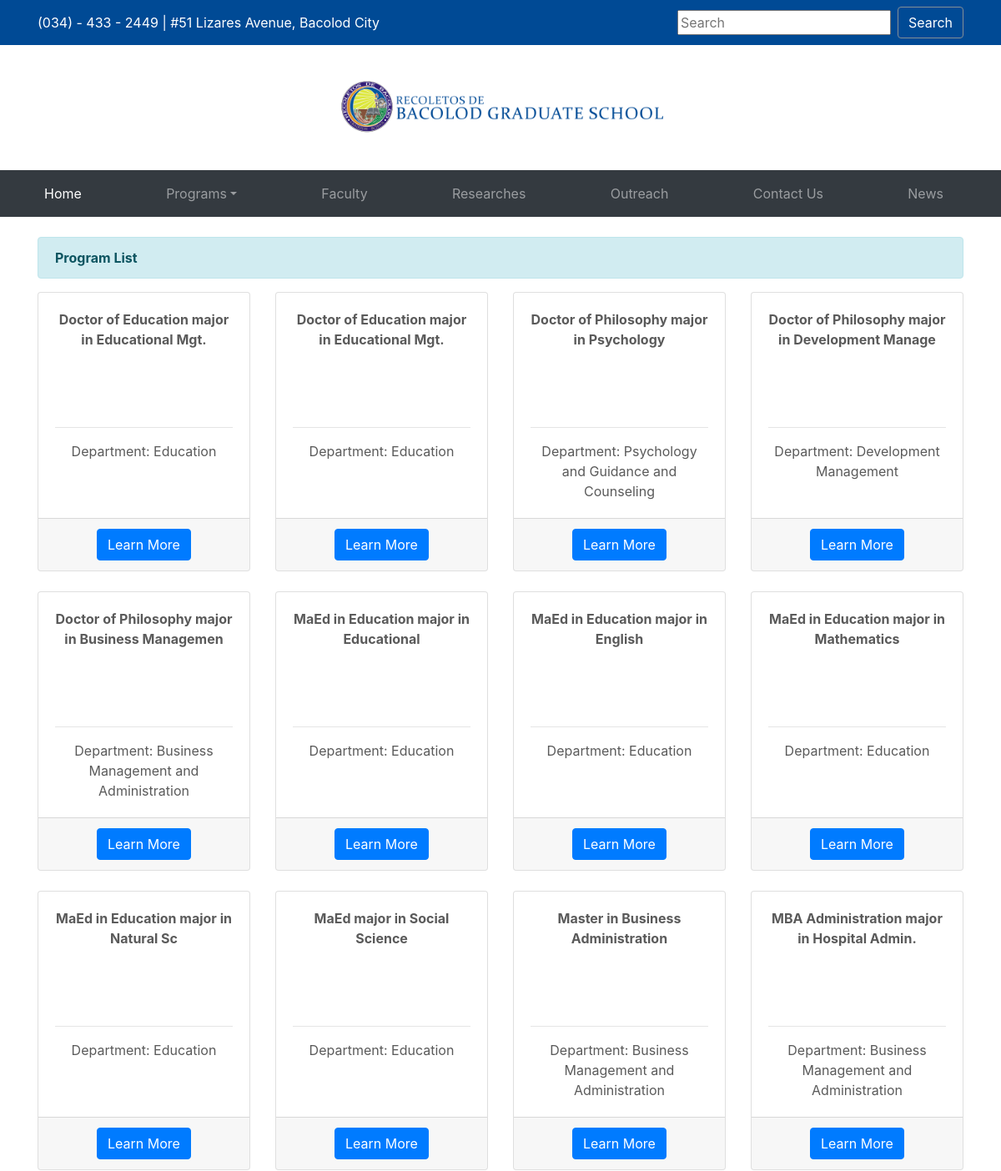
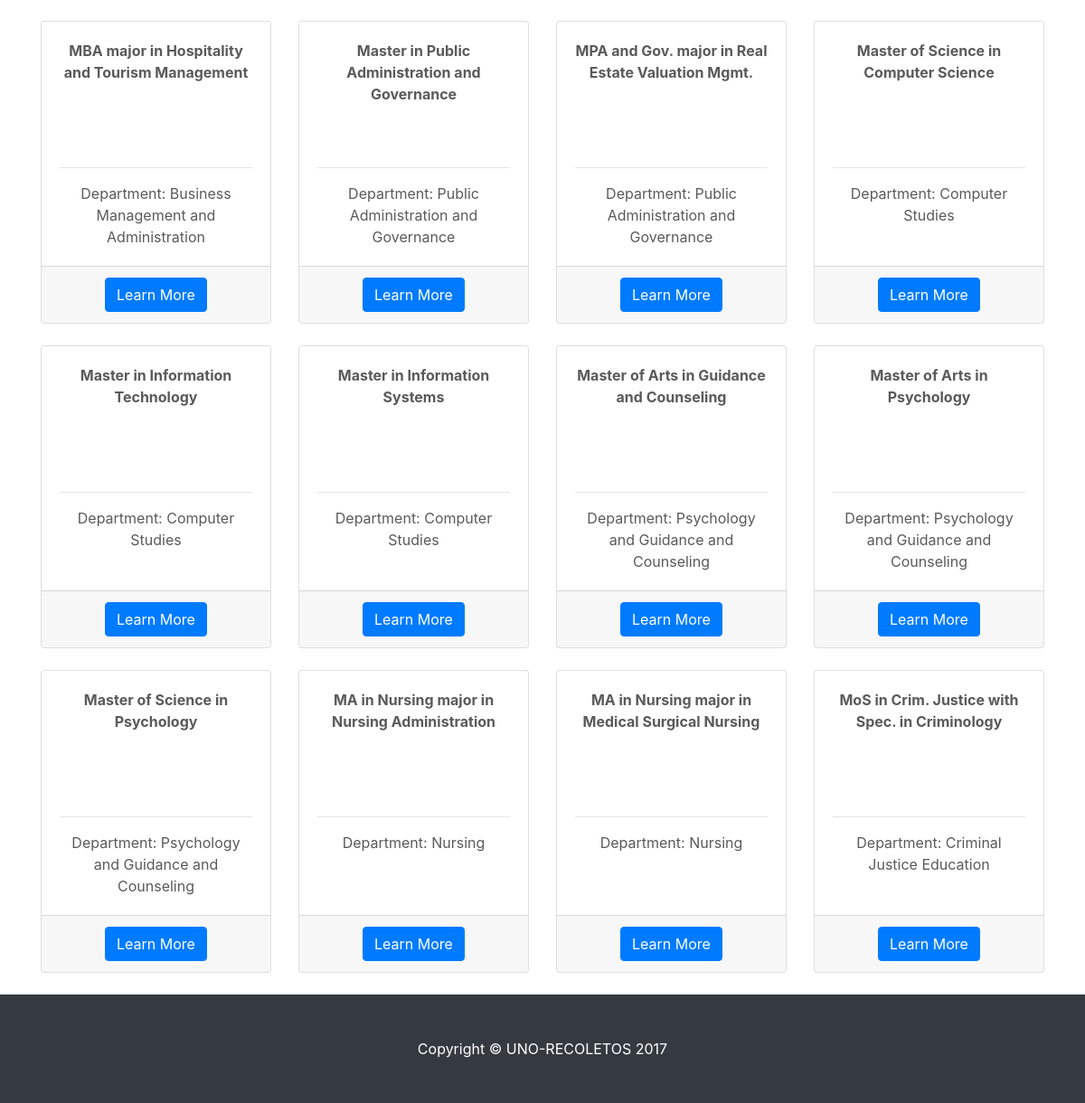
Page /list on the earlier database version (2 pictures, top to bottom).
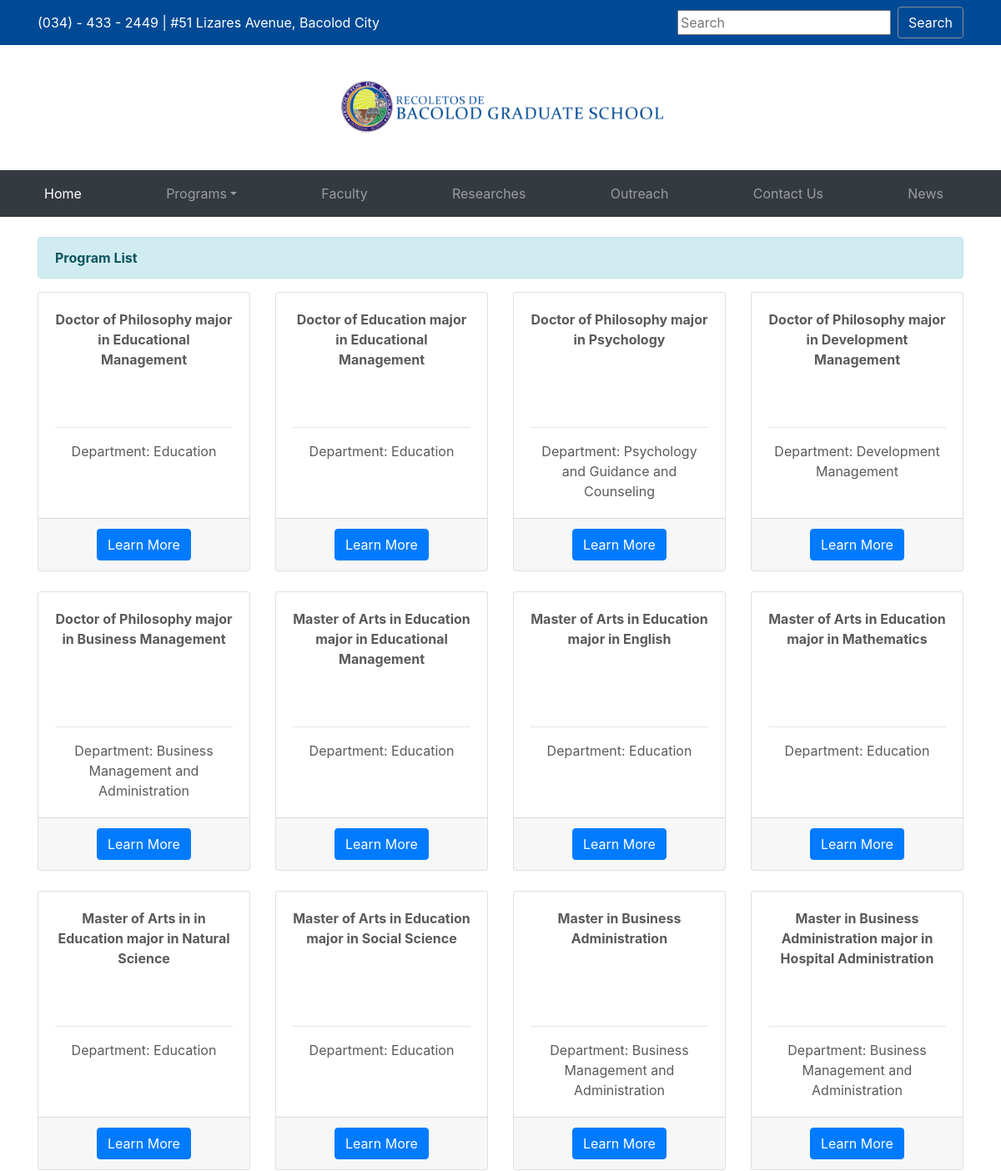
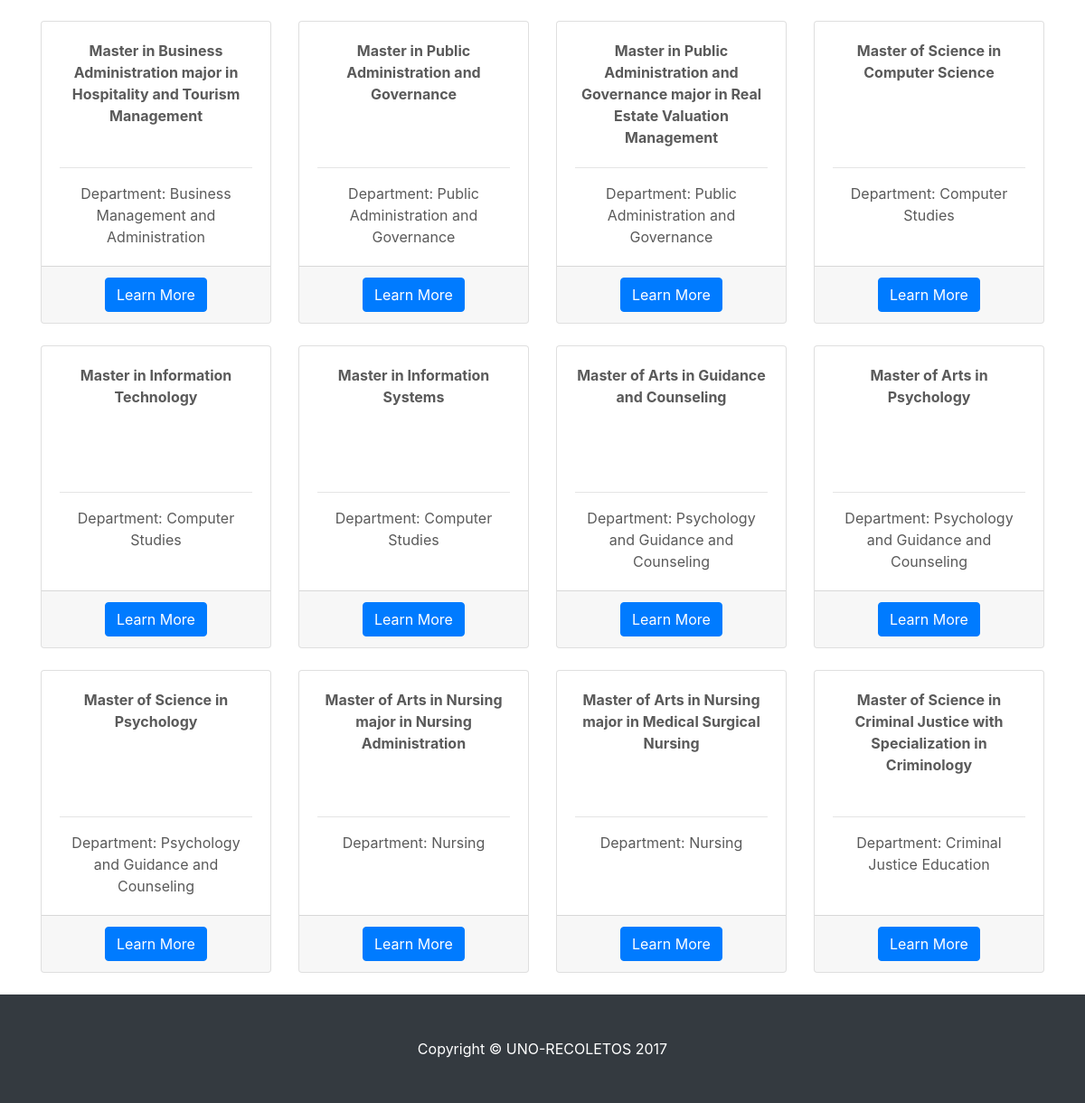
Same page on the later database version (2 pictures, top to bottom).
### website/models.py (models this page shows, shortened)
class Program (models.Model):
	program_name = models.CharField(null="", max_length=100)
	program_description = models.CharField(null="", max_length=2000)
	program_department = models.CharField(null="", max_length=50)

### website/views.py (the view)
# urls.py: url(r'^list', views.list, name='list'),
def list(request, template_name='website/list.html'):
	programs = Program.objects.all()
	data = {}
	data['object_list'] = programs
	return render(request, template_name, data)

### website/templates/website/list.html
{% extends 'website/base.html' %}
{% load static %}
{% block content %}
<br>
<div class="container">
    <div class="alert alert-info" role="alert">
        <strong>Program List</strong>
    </div>
    <div class="row text-center">
     {% for program in object_list %}
        <div class="col-lg-3 col-md-6 mb-4">
              <div class="card">
                <div class="card-body">
                    <p class="card-title" style="height:125px;"><strong>{{program.program_name}}</strong></p>
                    <hr>
                  <p class="card-text"> Department: {{program.program_department}} </p>
                </div>
                <div class="card-footer">
                  <a href="{% url 'program_item' program.id %}" class="btn btn-primary">Learn More</a>
                </div>
              </div>
            </div>
    {% endfor %}
    </div>
</div>
{% endblock %}

### website/templates/website/base.html (shortened to what this page needs)
<!DOCTYPE html>
<html lang="en">
{% load static %}
<head>
    <link  href="{% static 'website/css/bootstrap.min.css' %}" rel="stylesheet">
    <link href="{% static 'website/css/heroic-features.css' %}" rel="stylesheet">
    <link href="{% static 'website/css/carousel.css' %}" rel="stylesheet">
</head>
<body>
    <nav class="navbar navbar-dark" style="background-color: #004a95">
        <div class="container">
            <span class="navbar-brand" style=" font-size: medium;">
                (034) - 433 - 2449 | #51 Lizares Avenue, Bacolod City
            </span>
            <form class="form-inline">
              <input class="mr-sm-2" placeholder="Search" type="text">
                <button class="btn btn-outline-secondary my-2 my-sm-0" type="submit"><span style="color:white;">Search</span></button>
            </form>
          </div>
    </nav>
    <div class="navbar-header text-center">
        <a class="logo" href="/" title="Recoletos de Bacolod Graduate School | University of Negros Occidental - Recoletos">
            <img height="150px" src="{% static 'website/images/logo.png' %}" alt="Recoletos de Bacolod Graduate School | University of Negros Occidental - Recoletos"/>
        </a>
    </div>
    <nav class="navbar navbar-expand-lg navbar-dark bg-dark">
      <div class="container">
        <div class="collapse navbar-collapse" id="navbarResponsive">
          <ul class="navbar-nav navbar  ml-auto">
            <li class="nav-item active">
              <a class="nav-link" href="/"> Home
              </a>
            </li>
            <li class="nav-item dropdown menu-large">
              <a class="nav-link dropdown-toggle dropdown-toggle-split" href="programs" data-toggle="dropdown" aria-haspopup="true" aria-expanded="false">Programs</a>
            </li>
            <li class="nav-item">
              <a class="nav-link" href="research">Faculty</a>
            </li>
            <li class="nav-item">
              <a class="nav-link" href="research">Researches</a>
            </li>
            <li class="nav-item">
              <a class="nav-link" href="outreach">Outreach</a>
            </li>
            <li class="nav-item">
              <a class="nav-link" href="contactus">Contact Us</a>
            </li>
            <li class="nav-item">
              <a class="nav-link" href="news">News</a>
            </li>
          </ul>
        </div>
      </div>
    </nav>
{% block content %}
{% endblock %}
</body>
<footer class="py-5 bg-dark">
      <div class="container">
        <p class="m-0 text-center text-white">Copyright &copy; UNO-RECOLETOS 2017</p>
      </div>
</footer>
</html>

### website/static/website/css/heroic-features.css (style rules this page uses)
body { padding-top: 54px; }
@media (min-width: 992px) { body { padding-top: 56px; } }
.card { height: 100%; }

### website/static/website/css/carousel.css (style rules this page uses)
body { padding-top: 3rem; padding-bottom: 3rem; color: #5a5a5a; }

### website/templates/website/base.html (style rules this page uses)
body { padding:0; }
.navbar-nav > li > a { padding-top:0px !important; padding-bottom:0px !important; }
.navbar { min-height:32px !important }
.navbar-nav { width: 100%; text-align: center; }

Differences in the rows shown:
changed Program: program_name "Doctor of Education major in Educational Mgt." → "Doctor of Philosophy major in Educational Management"
changed Program: program_name "Doctor of Education major in Educational Mgt." → "Doctor of Education major in Educational Management"
changed Program "Development Management": program_name "Doctor of Philosophy major in Development Manage" → "Doctor of Philosophy major in Development Management"
changed Program: program_name "Doctor of Philosophy major in Business Managemen" → "Doctor of Philosophy major in Business Management"
changed Program: program_name "MaEd in Education major in Educational" → "Master of Arts in Education major in Educational Management"
changed Program: program_name "MaEd in Education major in English" → "Master of Arts in Education major in English"
changed Program: program_name "MaEd in Education major in Mathematics" → "Master of Arts in Education major in Mathematics"
changed Program: program_name "MaEd in Education major in Natural Sc" → "Master of Arts in in Education major in Natural Science"
changed Program: program_name "MaEd major in Social Science" → "Master of Arts in Education major in Social Science"
changed Program: program_name "MBA Administration major in Hospital Admin." → "Master in Business Administration major in Hospital Administration"
changed Program: program_name "MBA major in Hospitality and Tourism Management" → "Master in Business Administration major in Hospitality and Tourism Management"
changed Program: program_name "MPA and Gov. major in Real Estate Valuation Mgmt." → "Master in Public Administration and Governance major in Real Estate Valuation Management"
changed Program: program_name "MA in Nursing major in Nursing Administration" → "Master of Arts in Nursing major in Nursing Administration"
changed Program: program_name "MA in Nursing major in Medical Surgical Nursing" → "Master of Arts in Nursing major in Medical Surgical Nursing"
changed Program "Criminal Justice Education": program_name "MoS in Crim. Justice with Spec. in Criminology" → "Master of Science in Criminal Justice with Specialization in Criminology"
